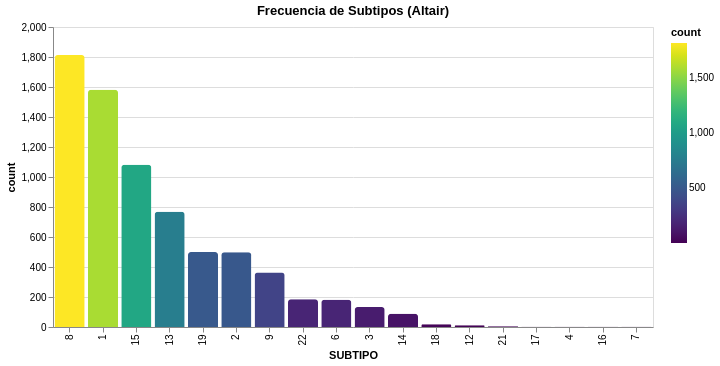

Source (notebook cell):
### Code cell
# 2. Altair: Frecuencia de Subtipos
subtipo_counts = datos_total['SUBTIPO'].value_counts().reset_index()
chart = alt.Chart(subtipo_counts).mark_bar(cornerRadiusTopLeft=3, cornerRadiusTopRight=3).encode(
    x=alt.X('SUBTIPO:O', sort='-y'),
    y='count:Q',
    color=alt.Color('count:Q', scale=alt.Scale(scheme='viridis'))
).properties(title='Frecuencia de Subtipos (Altair)', width=600)
chart.display()

### Figure 1 — Vega-Lite specification as saved in the notebook (floating-point values rounded to 4 significant figures)
{"config": {"view": {"continuousWidth": 300, "continuousHeight": 300}}, "data": {"name": "data-d6ea473bf39c55d1933872e16c59b972"}, "mark": {"type": "bar", "cornerRadiusTopLeft": 3, "cornerRadiusTopRight": 3}, "encoding": {"color": {"field": "count", "scale": {"scheme": "viridis"}, "type": "quantitative"}, "x": {"field": "SUBTIPO", "sort": "-y", "type": "ordinal"}, "y": {"field": "count", "type": "quantitative"}}, "title": "Frecuencia de Subtipos (Altair)", "width": 600, "$schema": "https://vega.github.io/schema/vega-lite/v6.4.1.json", "datasets": {"data-d6ea473bf39c55d1933872e16c59b972": [{"SUBTIPO": 8, "count": 1813}, {"SUBTIPO": 1, "count": 1582}, {"SUBTIPO": 15, "count": 1081}, {"SUBTIPO": 13, "count": 768}, {"SUBTIPO": 19, "count": 500}, {"SUBTIPO": 2, "count": 498}, {"SUBTIPO": 9, "count": 364}, {"SUBTIPO": 22, "count": 185}, {"SUBTIPO": 6, "count": 181}, {"SUBTIPO": 3, "count": 134}, {"SUBTIPO": 14, "count": 89}, {"SUBTIPO": 18, "count": 18}, {"SUBTIPO": 12, "count": 11}, {"SUBTIPO": 21, "count": 5}, {"SUBTIPO": 17, "count": 2}, {"SUBTIPO": 4, "count": 1}, {"SUBTIPO": 16, "count": 1}, {"SUBTIPO": 7, "count": 1}]}}
